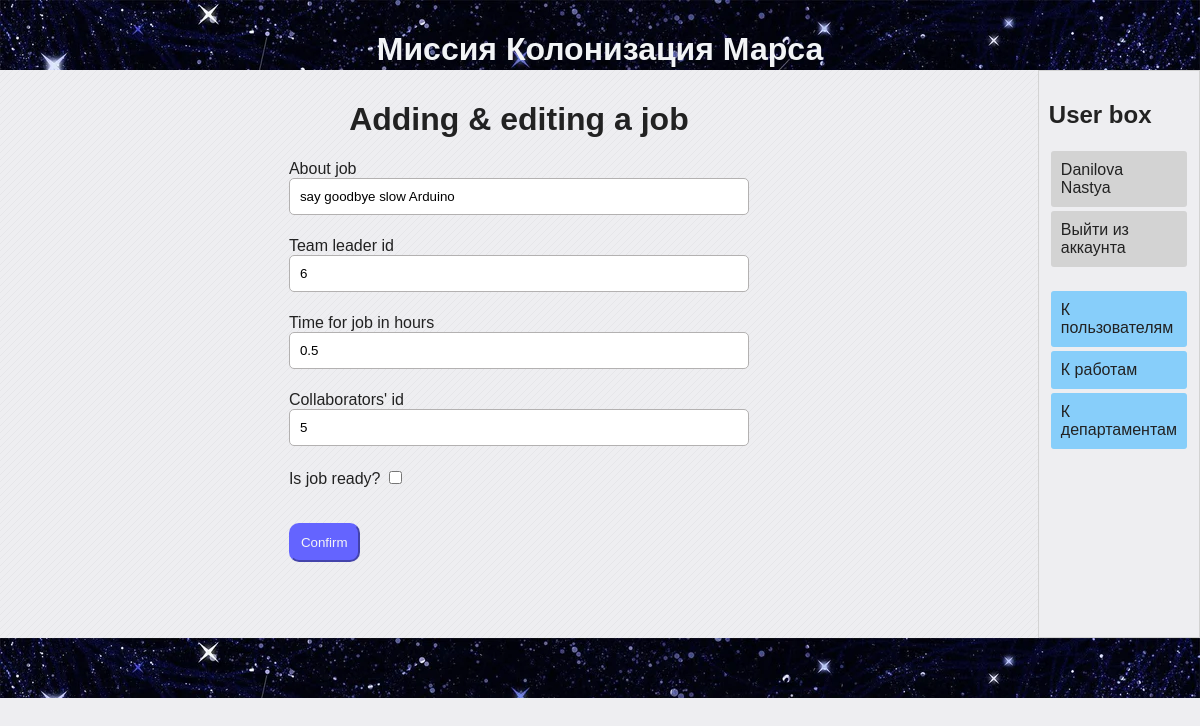
Page /addjob/4 (signed in) on the earlier database version.
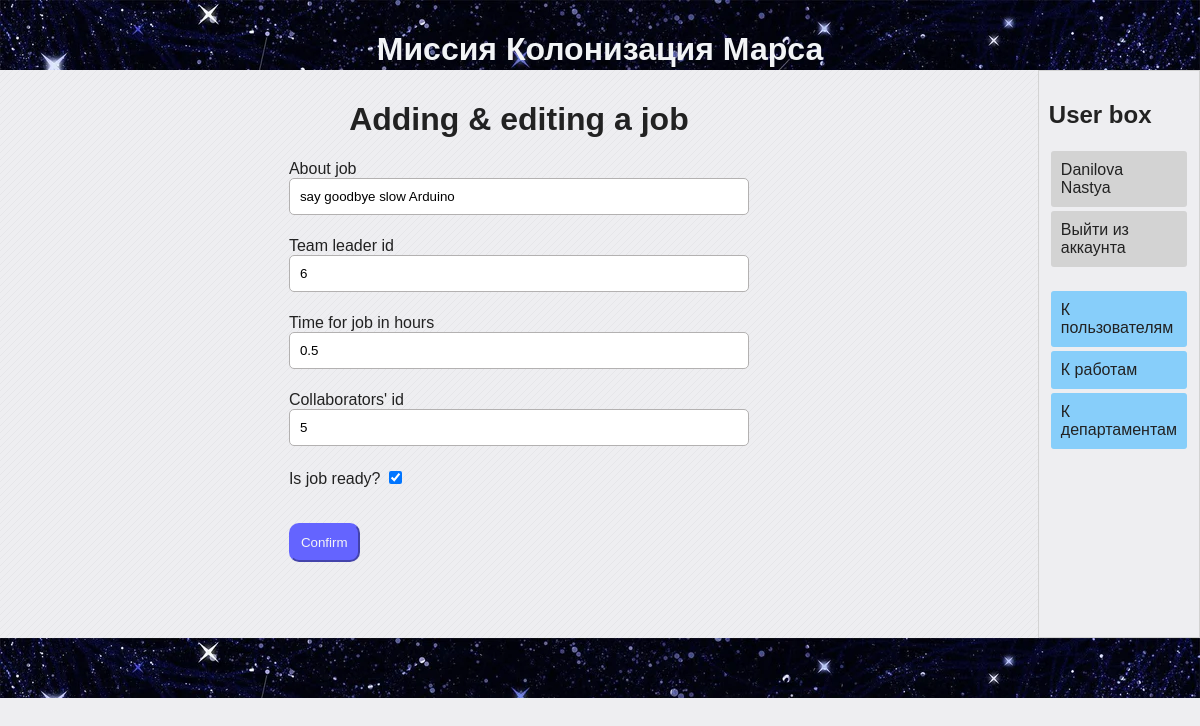
Same page on the later database version.
### data/jobs.py (models this page shows)
class Jobs(SqlAlchemyBase, SerializerMixin):
    __tablename__ = 'jobs'
    id = sqlalchemy.Column(sqlalchemy.Integer,
                           primary_key=True, autoincrement=True)
    team_leader = sqlalchemy.Column(sqlalchemy.Integer,
                                    sqlalchemy.ForeignKey('users.id'))
    job = sqlalchemy.Column(sqlalchemy.String)
    work_size = sqlalchemy.Column(sqlalchemy.Integer)
    collaborators = sqlalchemy.Column(sqlalchemy.String)
    start_date = sqlalchemy.Column(sqlalchemy.DateTime, default=datetime.datetime.now)
    end_date = sqlalchemy.Column(sqlalchemy.DateTime)
    is_finished = sqlalchemy.Column(sqlalchemy.Boolean)
    user = orm.relation('User')

### main.py (the view)
@app.route("/addjob/<int:id>", methods=['GET', 'POST'])
def edit_job(id):
    form = JobForm()
    session = db_session.create_session()
    job = session.query(Jobs).get(id)
    if not job:
        abort(404)
    elif not current_user.is_authenticated or (current_user != job.user and current_user.id != 1):
        abort(403)
    if form.validate_on_submit():
        job.job = form.job.data
        job.team_leader = form.team_leader.data
        job.work_size = form.work_size.data
        job.collaborators = form.collaborators.data
        job.is_finished = form.is_finished.data
        session.commit()
        return redirect('/')
    else:
        form.job.data = job.job
        form.team_leader.data = job.team_leader
        form.work_size.data = job.work_size
        form.collaborators.data = job.collaborators
        form.is_finished.data = job.is_finished
        return render_template('form_job.html', title='Editing a job', form=form)

### forms/job_form.py
class JobForm(FlaskForm):
    job = StringField('About job', validators=[DataRequired()])
    team_leader = StringField('Team leader id', validators=[DataRequired()])
    work_size = StringField('Time for job in hours', validators=[DataRequired()])
    collaborators = StringField("Collaborators' id", validators=[])
    is_finished = BooleanField('Is job ready?', validators=[])
    submit = SubmitField('Confirm')

### data/db_session.py (called while the page is built)
def create_session() -> Session:
    global __factory
    return __factory()

### main.py (called while the page is built)
@log_manager.user_loader
def load_user(user_id):
    session = db_session.create_session()
    return session.query(User).get(user_id)

### templates/form_job.html (shortened to what this page needs)
{% extends "base.html" %}
{% block content %}
    {% from "macros/render_field.html" import render_field %}
    <h1 style='text-align: center'>Adding & editing a job</h1>
    <form method='post' class='form'>
        {{ render_field(form.job, class='form_field') }}
        {{ render_field(form.team_leader, class='form_field') }}
        {{ render_field(form.work_size, class='form_field') }}
        {{ render_field(form.collaborators, class='form_field') }}
        {{ render_field(form.is_finished) }}
        <section>
            {{ form.submit(class='submit') }}
        </section>
    </form>
{% endblock %}

### templates/macros/render_field.html (shortened to what this page needs)
{% macro render_field(field) %}
    <section>
        {{ field.label() }}
        {{ field(**kwargs) }}
    </section>
{% endmacro %}

Differences in the rows shown:
changed Jobs "say goodbye slow Arduino": is_finished "☐" → "☑"
